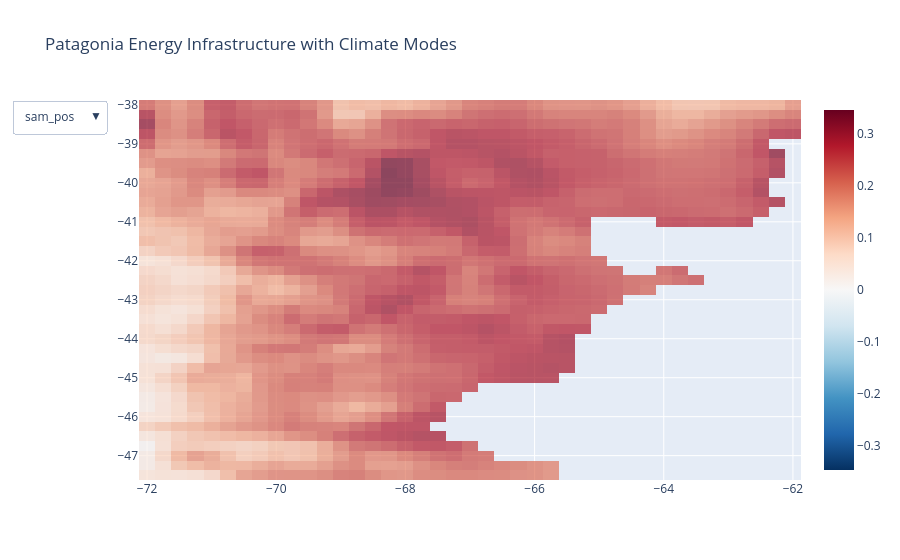

Source (notebook cell):
### Markdown cell above
### Final Construction

### Code cell
fig = go.Figure(data=traces)

fig.update_layout(
    title="Patagonia Energy Infrastructure with Climate Modes",
    geo=dict(
        scope="south america",
        projection_type="mercator",
    ),
    updatemenus=[dict(buttons=buttons)],
)
fig.show()
